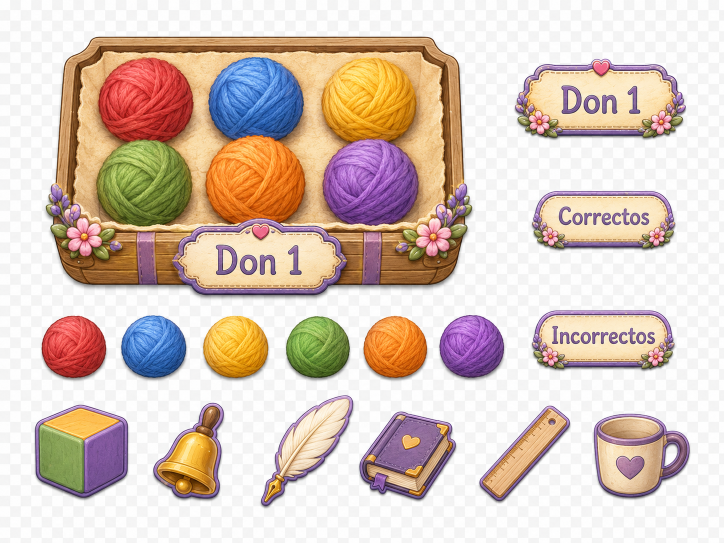
#> input picture assets/dones/don_1.png, 1448 x 1086 px, found by its file name (shown at 1/2 size); its folder holds only this picture in this run
$ python extract_don_sprites.py
#> lines starting #> are read from the running program, lines starting #| are printed output that depends on the picture; after the words box and inside, x2 and y2 are one past the last pixel; in counts of white or black regions, pixels touching at a corner belong together
from pathlib import Path

import numpy as np
from PIL import Image


SOURCE_DIR = Path("assets/dones")
OUTPUT_DIR = Path("assets/dones/generated")


CROPS = {
    "don_1": {
        "main": (60, 65, 930, 585),
        "pelota_roja": (65, 625, 198, 760),
        "pelota_azul": (245, 625, 382, 760),
        "pelota_amarilla": (418, 625, 555, 760),
        "pelota_verde": (588, 625, 722, 760),
        "pelota_naranja": (756, 625, 890, 760),
        "pelota_violeta": (898, 625, 1035, 760),
        "cubo_de_madera": (50, 785, 230, 1005),
        "campana": (295, 792, 470, 1005),
        "pluma": (520, 770, 705, 1015),
        "libro": (710, 792, 920, 1005),
        "regla": (945, 800, 1125, 1000),
        "taza": (1168, 790, 1360, 995),
    },
    "don_3": {
        "main": (70, 18, 690, 665),
        "cubito_madera": (745, 190, 1395, 475),
        "caja_cubitos": (945, 510, 1168, 715),
        "esfera": (96, 838, 284, 1032),
        "cilindro": (320, 838, 500, 1034),
        "aro": (520, 835, 710, 1032),
        "pluma": (735, 828, 905, 1045),
        "pelota_lana": (925, 840, 1118, 1032),
        "campana": (1162, 820, 1334, 1048),
    },
    "don_7": {
        "main": (112, 42, 885, 600),
        "cuadrado_plano": (132, 635, 306, 805),
        "triangulo_plano": (360, 625, 530, 810),
        "circulo_plano": (590, 632, 760, 807),
        "rectangulo_plano": (814, 652, 1058, 795),
        "semicirculo_plano": (1100, 650, 1320, 798),
        "cubo": (125, 835, 320, 1038),
        "esfera": (364, 835, 554, 1032),
        "cilindro": (610, 835, 780, 1038),
        "campana": (860, 828, 1018, 1045),
        "pluma": (1058, 820, 1198, 1032),
        "tintero": (1212, 850, 1366, 1032),
    },
}


def remove_checkerboard(image: Image.Image) -> Image.Image:
    image = image.convert("RGBA")
    arr = np.array(image)
    rgb = arr[:, :, :3].astype(np.int16)
    alpha = arr[:, :, 3]
#> alpha: shape (1086, 1448); every value is 255
    max_rgb = rgb.max(axis=2)
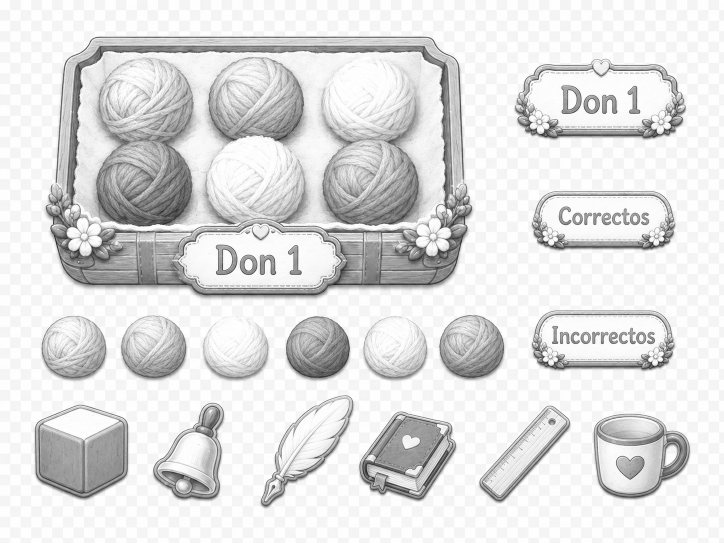
#> max_rgb: shape (1086, 1448) int16 (shown at 1/2 size); min 12, max 255, mean 222.8
    min_rgb = rgb.min(axis=2)
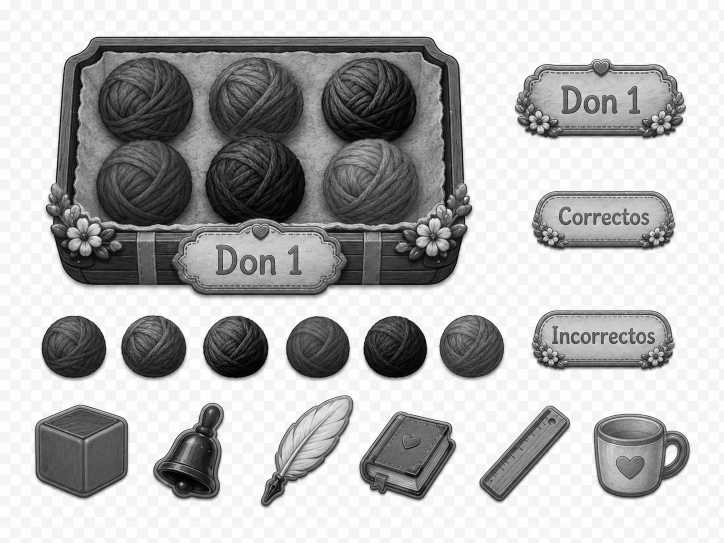
#> min_rgb: shape (1086, 1448) int16 (shown at 1/2 size); min 0, max 255, mean 180.1
    diff_rgb = max_rgb - min_rgb
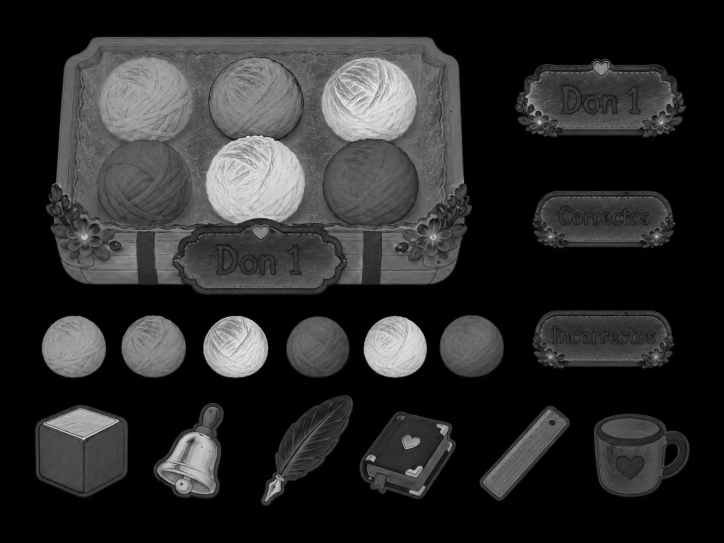
#> diff_rgb: shape (1086, 1448) int16 (shown at 1/2 size); min 0, max 247, mean 42.8

    # The sheets use a fake transparency checkerboard made of neutral whites.
    # Only near-neutral light pixels are removed, which preserves beige panels,
    # wood, yarn highlights, and anti-aliased colored edges.
    checker = (min_rgb >= 218) & (diff_rgb <= 16)
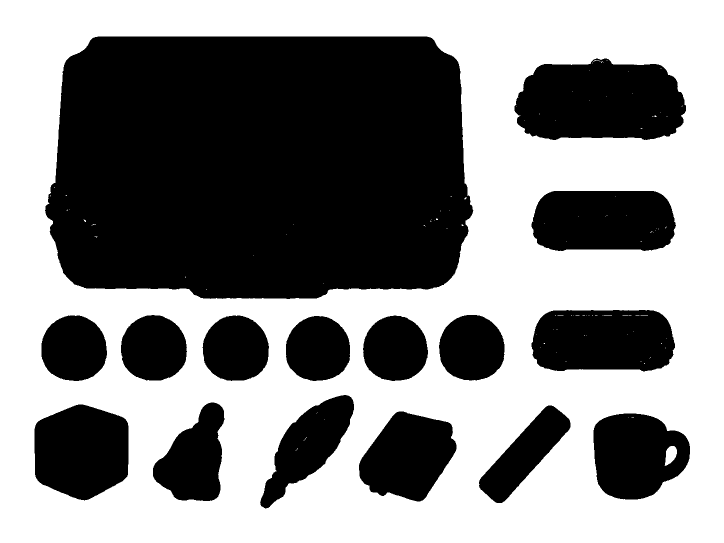
#> checker: shape (1086, 1448) bool (shown at 1/2 size); 53.7% white; 17 black regions (1 under 20 px), largest, box (x1, y1, x2, y2) and area: (90, 73, 947, 598) 408937, (1029, 117, 1372, 280) 45817, (1063, 620, 1350, 743) 31401
    near_checker = (min_rgb >= 204) & (diff_rgb <= 24)
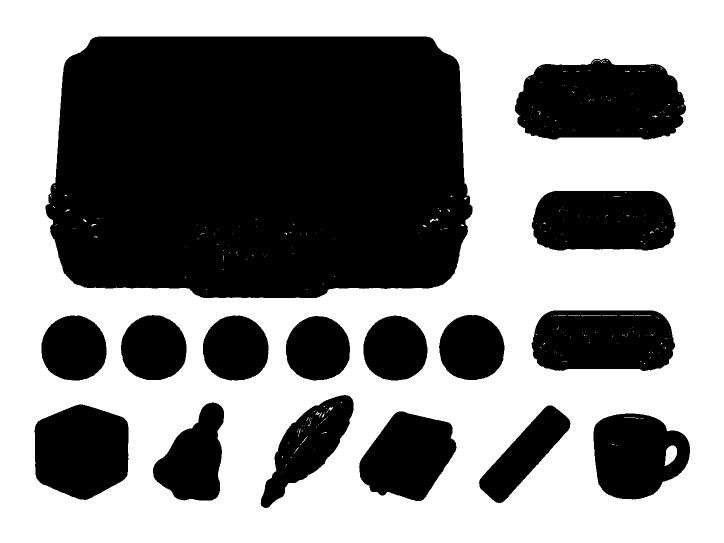
#> near_checker: shape (1086, 1448) bool (shown at 1/2 size); 54% white; 16 black regions, largest, box (x1, y1, x2, y2) and area: (91, 73, 945, 596) 407212, (1030, 117, 1372, 279) 45215, (1063, 621, 1350, 742) 30899
    alpha[checker | near_checker] = 0
    arr[:, :, 3] = alpha
    return Image.fromarray(arr, "RGBA")


def trim(image: Image.Image, padding: int = 8) -> Image.Image:
    bbox = image.getchannel("A").getbbox()
    if not bbox:
        return image
    left = max(0, bbox[0] - padding)
    top = max(0, bbox[1] - padding)
    right = min(image.width, bbox[2] + padding)
    bottom = min(image.height, bbox[3] + padding)
    return image.crop((left, top, right, bottom))


def extract_sheet(sheet_id: str) -> None:
    source = SOURCE_DIR / f"{sheet_id}.png"
    image = remove_checkerboard(Image.open(source))
    for sprite_id, box in CROPS[sheet_id].items():
        sprite = trim(image.crop(box))
        sprite.save(OUTPUT_DIR / f"{sheet_id}_{sprite_id}.png")
#> this loop made 13 passes
#> (bbox in trim, left in trim, top in trim, right in trim, bottom in trim) on passes 1 to 12: ((31, 8, 870, 520), 23, 0, 870, 520), ((18, 6, 133, 135), 10, 0, 133, 135), ((0, 5, 128, 135), 0, 0, 136, 135), ((0, 6, 119, 135), 0, 0, 127, 135), ((0, 7, 112, 135), 0, 0, 120, 135), ((0, 6, 134, 135), 0, 0, 134, 135), ((0, 5, 111, 135), 0, 0, 119, 135), ((19, 24, 180, 215), 11, 16, 180, 220), ((11, 13, 153, 209), 3, 5, 161, 213), ((1, 20, 185, 245), 0, 12, 185, 245), ((8, 31, 203, 210), 0, 23, 210, 213), ((13, 11, 180, 200), 5, 3, 180, 200)
#> pass 1, in extract_sheet, `sprite = trim(image.crop(box))`:
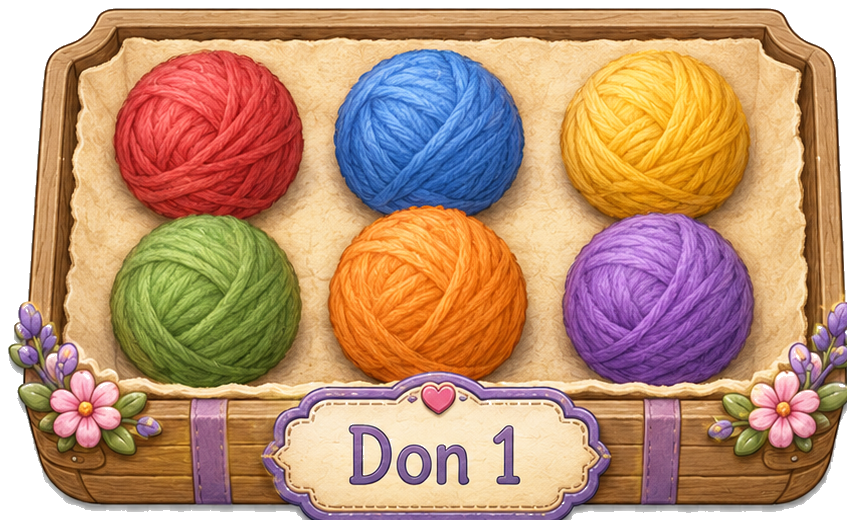
#> sprite: PIL image 847x520 RGBA; mean R, G, B, A 187.7, 147, 117.6, 233.8; transparent parts drawn white
#> after the loop:
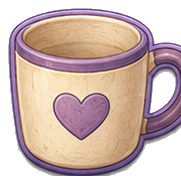
#> sprite: PIL image 181x176 RGBA; mean R, G, B, A 202, 178.2, 171.9, 189.8; transparent parts drawn white


def main() -> None:
    OUTPUT_DIR.mkdir(parents=True, exist_ok=True)
    for sheet_id in CROPS:
        extract_sheet(sheet_id)
        print(f"Extracted {sheet_id}")


if __name__ == "__main__":
#> (the run stopped early here; a loop or call above may not have finished)
